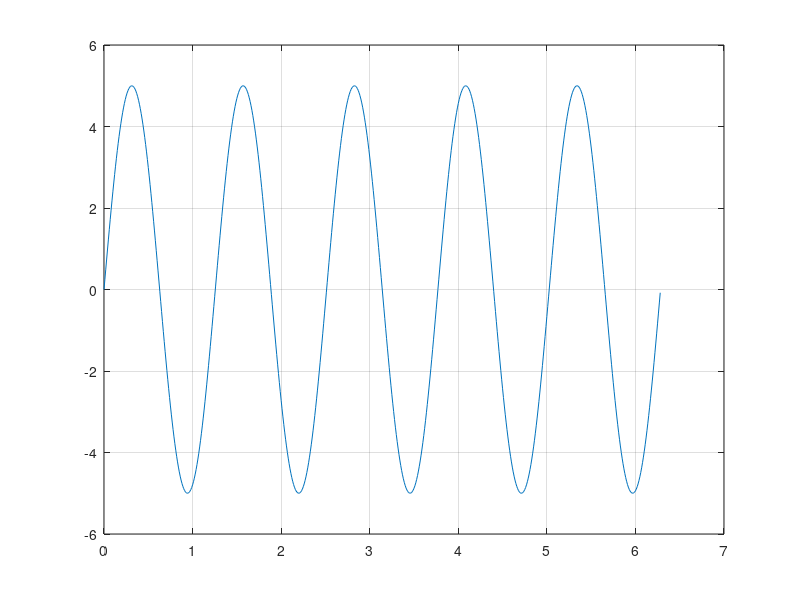

Write the MATLAB code that produced this figure.
x = 0:0.01:2*pi;
a = input("Ingrese la amplitud: ");
f = input("Ingrese la frecuencia: ");
y = a*sin(f*x);
plot(x,y);
grid on

